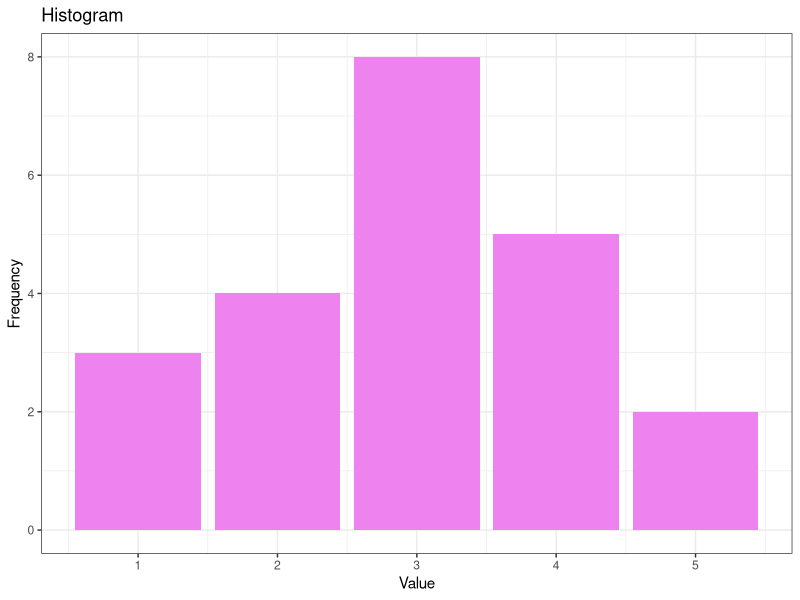

R code for this plot:
# Page no. : 15

value <- c(1, 2, 3, 4, 5)

frequency <- c(3, 4, 8, 5, 2)

frequency_table <- data.frame(value, frequency)

library(ggplot2)

ggplot(data = frequency_table, aes(x = value, y = frequency)) +
  geom_bar(stat = "identity", fill = "violet") +
  labs(title = "Histogram", x = "Value", y = "Frequency") + 
  theme_bw()
